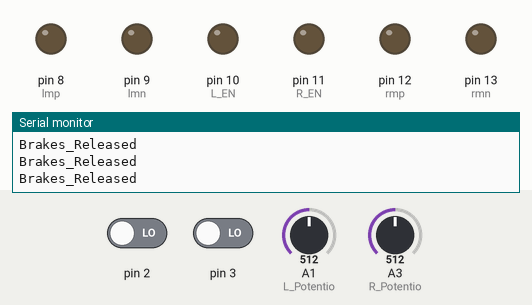
Recording of a sketch running on a simulated Arduino Uno, built with avr-gcc and run on an emulated ATmega328P. On the bench: output pins drawn as LEDs (lit = HIGH), the last lines printed to the serial monitor. Dashed ring = blinking. The inputs (shaded band) are chosen by the test bench; at power-on: pin 2 LOW, pin 3 LOW, A1 (L_Potentio) = 512, A3 (R_Potentio) = 512.

Above: at 1.2 s.
1.3 s: pin 2 driven HIGH
At 2.14 s:
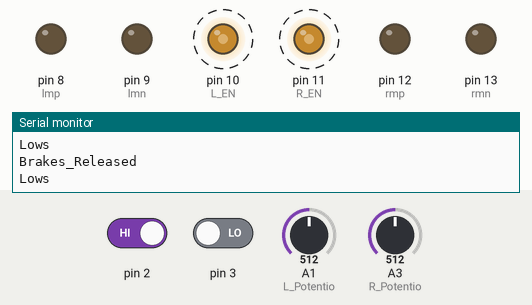
4.3 s: pin 3 driven HIGH
At 4.55 s:
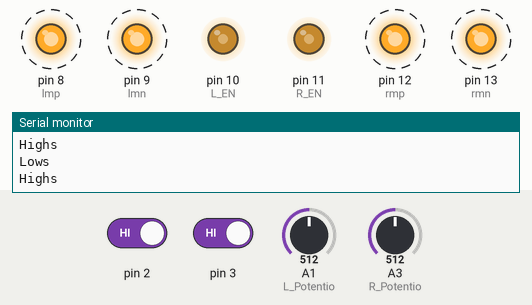
7.3 s: A1 (L_Potentio) set to 716
At 7.53 s:
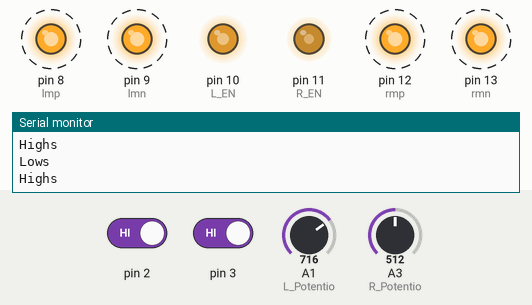
10.3 s: A3 (R_Potentio) set to 716
At 10.52 s:
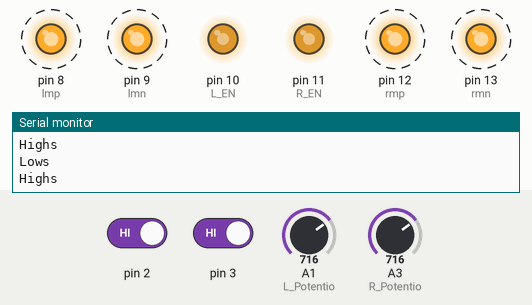
13.3 s: A1 (L_Potentio) set to 900
At 13.5 s:
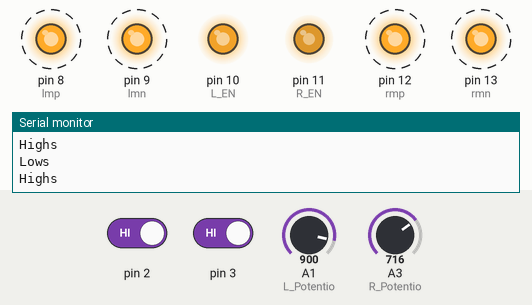
16.3 s: A3 (R_Potentio) set to 900
At 16.49 s:
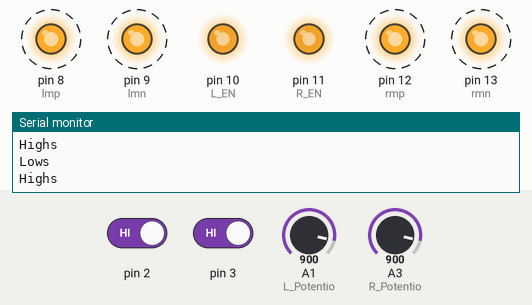
Timing chart, 0 to 20.3 s (numbered marks = the images above; inputs shaded):
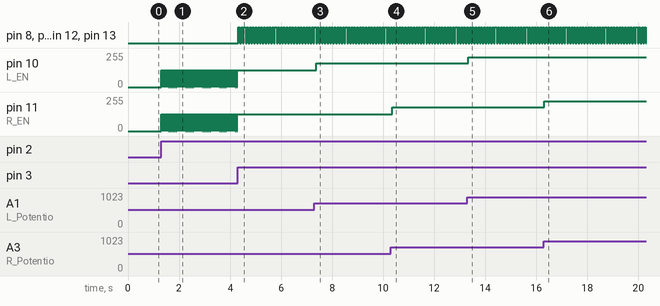

The sketch:

Dynamic_Braking_Test.ino
```cpp
//Left Motor Pins
#define lmp 8
#define lmn 9
#define L_EN 10

//Right Motor pins
#define R_EN 11
#define rmp 12
#define rmn 13

//Potentiometers to change Motor speeds
#define L_Potentio A1
#define R_Potentio A3

int L_Brake_Strength = 0, R_Brake_Strength = 0;

void setup() {
  // put your setup code here, to run once:
  Serial.begin(9600);

  pinMode(lmp, OUTPUT);
  pinMode(lmn, OUTPUT);
  pinMode(rmp, OUTPUT);
  pinMode(rmn, OUTPUT);

  pinMode(L_EN, OUTPUT);
  pinMode(R_EN, OUTPUT);

  pinMode(L_Potentio, INPUT);
  pinMode(R_Potentio, INPUT);

  pinMode(2,INPUT);

}

void loop() {
  // put your main code here, to run repeatedly:
  L_Brake_Strength = analogRead(L_Potentio);
  R_Brake_Strength = analogRead(R_Potentio);

  L_Brake_Strength = map(L_Brake_Strength, 0, 1023, 0, 255);
  R_Brake_Strength = map(R_Brake_Strength, 0, 1023, 0, 255);

 if(digitalRead(2) == HIGH)
 {
  lows(L_Brake_Strength, R_Brake_Strength);
  delay(50);
 }

  if(digitalRead(3) == HIGH)
 {
  highs(L_Brake_Strength,R_Brake_Strength);
  delay(50);
 }

  else
  {
    loose();
  }

  //lows(L_Brake_Strength, R_Brake_Strength);
  //highs(L_Brake_Strength,R_Brake_Strength);
  //loose();
  delay(10);
}

int highs(int L_Brake, int R_Brake)
{
  digitalWrite(lmp, HIGH);
  digitalWrite(lmn, HIGH);
  digitalWrite(rmn, HIGH);
  digitalWrite(rmp, HIGH);

  analogWrite(L_EN, L_Brake);
  analogWrite(R_EN, R_Brake);

  Serial.println("Highs");
}

int lows(int L_Brake, int R_Brake)
{
  digitalWrite(lmp, LOW);
  digitalWrite(lmn, LOW);
  digitalWrite(rmn, LOW);
  digitalWrite(rmp, LOW);

  analogWrite(L_EN, L_Brake);
  analogWrite(R_EN, R_Brake);

  Serial.println("Lows");
}

void loose()
{
  digitalWrite(L_EN, LOW);
  digitalWrite(R_EN, LOW);
  Serial.println("Brakes_Released");
}
```

Measured:
- after the input at 1.3 s, pin 10 (L_EN), pin 11 (R_EN): alternates 127/255 for 0.05 s and 0/255 for 0.01 s, starting at once
- after the input at 4.3 s, pin 8 (lmp), pin 9 (lmn), pin 12 (rmp), pin 13 (rmn): alternates HIGH for 0.06 s and LOW for 0.05 s, starting at once; pin 10 (L_EN), pin 11 (R_EN): stops changing and stays 127/255
- after the input at 7.3 s, pin 10 (L_EN): 127/255 → 178/255 after 0.07 s
- after the input at 10.3 s, pin 11 (R_EN): 127/255 → 178/255 after 0.05 s
- after the input at 13.3 s, pin 10 (L_EN): 178/255 → 224/255 at once
- after the input at 16.3 s, pin 11 (R_EN): 178/255 → 224/255 at once
